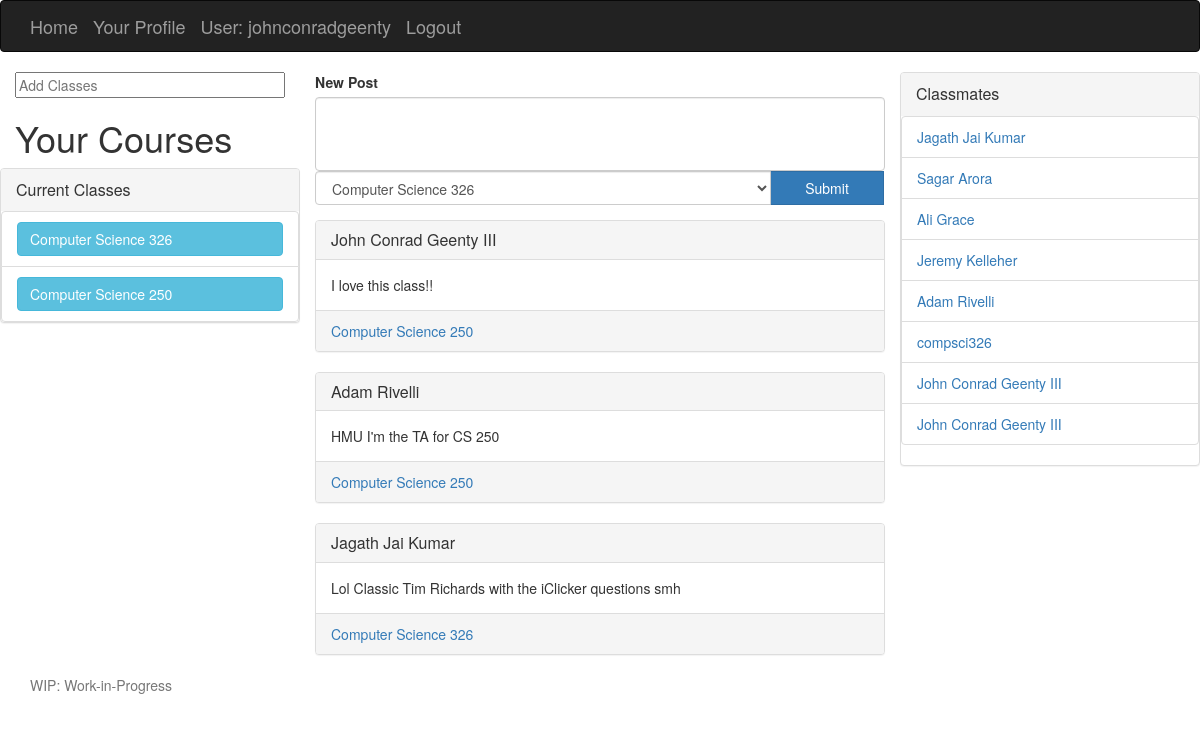
The app's page /Tibl/ (signed in) with its own data.
### Tibl/models.py (models this page shows, shortened)
class Section(models.Model):
	year = models.IntegerField()
	season_enum = (
		('F', 'Fall'),
		('Sp', 'Spring'),
		('W', 'Winter'),
		('Su', 'Summer'),
	)
	season = models.CharField(max_length=2, choices=season_enum, null=True)
	teachers = models.ManyToManyField('Teacher')
	students = models.ManyToManyField('Student')
	course = models.ForeignKey('Course', on_delete=models.SET_NULL, null=True)

class Course(models.Model):
	department = models.ForeignKey('Department', on_delete=models.SET_NULL, null=True)
	name = models.CharField(max_length=200, null=True)
	number = models.CharField(max_length=10)

class Department(models.Model):
	name = models.CharField(max_length=60)
	abbreviation = models.CharField(max_length=10)
	def __str__(self):
		return self.name

class Post(models.Model):
	poster = models.ForeignKey('Student', on_delete=models.SET_NULL, null=True)
	content = models.TextField(max_length=10000)
	creation_date = models.DateTimeField(auto_now_add=True)
	section = models.ForeignKey('Section', on_delete=models.SET_NULL, null=True)

class Student(models.Model):
	full_name = models.CharField(max_length=60)
	grad_year = models.IntegerField()
	profile_picture = models.ImageField(upload_to="profile_pictures")
	user = models.OneToOneField(User, on_delete=models.SET_NULL, null=True)

### Tibl/views.py (the view, shortened to what this page needs)
# urls.py: path('', views.index, name='index'),
@login_required
def index(request):
    poster = Student.objects.get(user=request.user.pk)
    student_pk = poster.pk
    past_section_list = Section.objects.filter(students=student_pk).filter(~(Q(year=2018) & Q(season='Sp')))
    section_list = Section.objects.filter(students=student_pk).filter(season='Sp').filter(year=2018)
    have_messaged = [message.receiver for message in Message.objects.filter(sender=student_pk)] +\
                    [message.sender for message in Message.objects.filter(receiver=student_pk)]
    other_classmates = Student.objects.filter(section__in=section_list).filter(~Q(pk=student_pk)).distinct()
    have_messaged = list(set(have_messaged))
    posts = Post.objects.filter(section__in=section_list)
    ordered = posts.order_by('-creation_date')
    return render(
        request,
        'index.html',
        context={
        'past_section_list': past_section_list,
        'section_list': section_list,
        'have_messaged': have_messaged,
        'cur_user': student_pk,
        'posts': ordered,
        'other_classmates': other_classmates,
        }
    )

### Tibl/templates/index.html (shortened to what this page needs)
{% extends "base_generic.html" %}
{% block content %}
{% load static %}
<link rel="stylesheet" href="{% static 'css/home.css' %}">
<div class="col-md-3">
	<div class="row no-margin">
		<form class="navbar-search" action="{% url 'class_search' %}" method="post">
			<input name="class_search" type="text" class="search-query full" placeholder="Add Classes">
		</form>
	</div>
	<h1>Your Courses</h1>
	{% if section_list %}
	<div class="row">
		<div class="panel-group">
			<div class="panel panel-default">
				<div class="panel-heading">
					<a data-toggle="collapse" href="#current_class_dropdown" role="button" aria-expanded="true" aria-controls="collapseExample" class="panel-title">
						<p class="panel-title">
							Current Classes
						</p>
					</a>
				</div>
				<div id="current_class_dropdown" class="collapse in" style="overflow:hidden">
					{% for section in section_list %}
					<li class="list-group-item">
						<a href="{% url 'class' section.pk %}" class="btn btn-info class_btn" role="button">
							{{ section.course.department }} {{ section.course.number }}
						</a>
					</li>
					{% endfor %}
				</div>
			</div>
		</div>
	</div>
	{% endif %}
</div>
<div class="col-md-6">
	<div class="form-group border border-dark">
		<form id="post_form" action="" method="post">
			<label for="PostArea">New Post</label>
			<textarea name="post_text" form="post_form" class="form-control" id="new_post" rows="3"></textarea>
			<div class="input-group">
				<div class="input-group-btn">
					<select name="class_name" class="form-control" id="class_select">
						{% if section_list %}
						{% for section in section_list %}
						<option>{{ section.course.department }} {{ section.course.number }}</option>
						{% endfor %}
						{% else %}
						<option>Add some classes before you post!</option>
						{% endif %}
					</select>
					<input type="submit" class="btn btn-primary" id="post_button" {% if not section_list %} disabled {% endif %} >Post!</input>
				</div>
			</div>
		</form>
	</div>
	{% if posts %}
	{% for post in posts %}
	<div class="panel panel-default">
		<div class="panel-heading">
			<h3 class="panel-title">
				<a href="{% url 'friendprofile' post.poster.pk %}">
					{{ post.poster.full_name }}
				</a>
			</h3>
		</div>
		<div class="panel-body">
			{{ post.content }}
		</div>
		<div class="panel-footer">
			<a href="{% url 'class' post.section.pk %}">
				{{ post.section.course.department }} {{ post.section.course.number }}
			</a>
		</div>
	</div>
	{% endfor %}
	{% endif %}
</div>
<div class="col-md-3">
	<div class="row">
		<div class="panel-group">
			<div class="panel panel-default">
				<div class="panel-heading">
					<p class="panel-title">
						<a data-toggle="collapse" href="#classmates_dropdown" role="button" aria-expanded="true" aria-controls="collapseExample">Classmates</a>
					</p>
				</div>
				{% if other_classmates %}
				<div id="classmates_dropdown" class="collapse in">
					<ul class="list-group">
						{% for classmate in other_classmates %}
						<li class="list-group-item"><a href="{% url 'friendprofile' classmate.pk %}">{{ classmate.full_name }}</a></li>
						{% endfor %}
					</ul>
				</div>
				{% endif %}
			</div>
		</div>
	</div>
</div>
{% endblock %}

### Tibl/templates/base_generic.html (shortened to what this page needs)
<!DOCTYPE html>
<html lang="en">
  {% load static %}
<head>
  <link href="{% static 'css/bootstrap.min.css' %}" rel="stylesheet">
</head>
<body>
  <div class="navbar navbar-inverse bg-inverse">
    <div class="container d-flex justify-content-between">
      <a href="/" class="navbar-brand">Home</a>
      <a href="{% url 'myprofile'%}" class="navbar-brand">Your Profile</a>
      {% if user.is_authenticated %}
      <a href="#" class="navbar-brand">User: {{ user.get_username }}</a>
     <a href="{% url 'logout'%}?next={{request.path}}" class="navbar-brand">Logout</a>
   {% else %}
     <a href="{% url 'login'%}?next={{request.path}}" class="navbar-brand">Login</a>
   {% endif %}
    </div>
  </div>
  {% block content %}
  {% endblock %}
  <footer class="text-muted col-md-12">
    <div class="container">
      <p>WIP: Work-in-Progress</p>
    </div>
  </footer>
</body>
</html>

### Tibl/static/css/home.css (style rules this page uses)
.full { width: 100%; }
.class_btn { width: 100%; text-align:left; }
#class_select { width:80%; }
#post_button { width:20%; }
#new_post { resize:none; }
.no-margin { margin: 0px; }

### records on screen
Section: course.department "Computer Science", course.number "326"
Section: course.department "Computer Science", course.number "250"
Post: poster.full_name "John Conrad Geenty III", content "I love this class!!", section.course.department "Computer Science", section.course.number "250"
Post: poster.full_name "Adam Rivelli", content "HMU I'm the TA for CS 250", section.course.department "Computer Science", section.course.number "250"
Post: poster.full_name "Jagath Jai Kumar", content "Lol Classic Tim Richards with the iClicker questions smh", section.course.department "Computer Science", section.course.number "326"
Student: full_name "Jagath Jai Kumar"
Student: full_name "Sagar Arora"
Student: full_name "Ali Grace"
Student: full_name "Jeremy Kelleher"
Student: full_name "Adam Rivelli"
Student: full_name "compsci326"
Student: full_name "John Conrad Geenty III"
Student: full_name "John Conrad Geenty III"

### other values on screen
{{ user.get_username }} "johnconradgeenty"
form field class_name "Computer Science 326"
